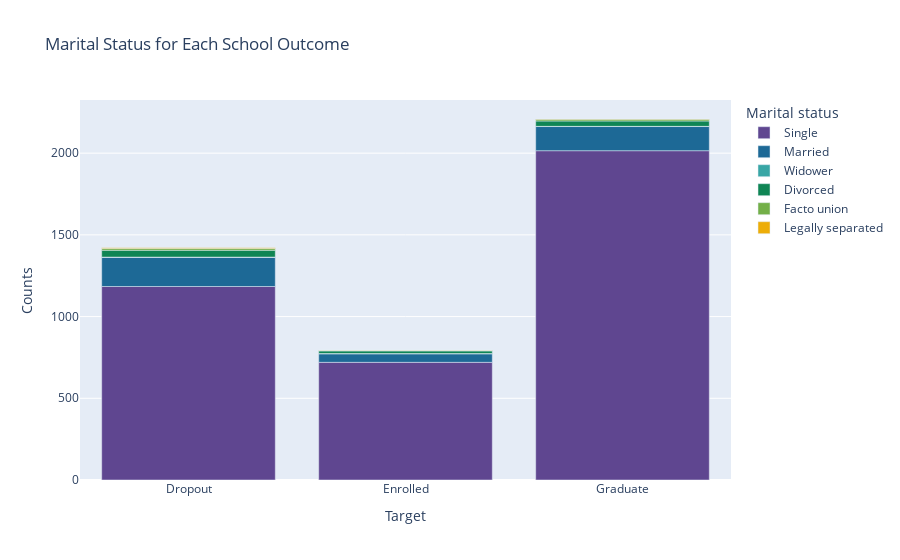

Notebook code cell kept with this figure:
### Code cell
#Marital Status for Each Outcome
#Chart 5
marital2 = px.bar(marital.T, labels={'x':"Target", 'value': 'Counts'}, title="Marital Status for Each School Outcome", color_discrete_sequence=px.colors.qualitative.Prism)
marital2.show()
plt.savefig('stackedbar60.png')

### Figure 1 — Plotly figure (JSON) as saved in the notebook; plotly's stock layout.template omitted (floating-point values rounded to 4 significant figures)
{"data": [{"alignmentgroup": "True", "hovertemplate": "Marital status=Single<br>Target=%{x}<br>Counts=%{y}<extra></extra>", "legendgroup": "Single", "marker": {"color": "rgb(95, 70, 144)", "pattern": {"shape": ""}}, "name": "Single", "offsetgroup": "Single", "orientation": "v", "showlegend": true, "textposition": "auto", "type": "bar", "x": ["Dropout", "Enrolled", "Graduate"], "xaxis": "x", "y": [1184, 720, 2015], "yaxis": "y"}, {"alignmentgroup": "True", "hovertemplate": "Marital status=Married<br>Target=%{x}<br>Counts=%{y}<extra></extra>", "legendgroup": "Married", "marker": {"color": "rgb(29, 105, 150)", "pattern": {"shape": ""}}, "name": "Married", "offsetgroup": "Married", "orientation": "v", "showlegend": true, "textposition": "auto", "type": "bar", "x": ["Dropout", "Enrolled", "Graduate"], "xaxis": "x", "y": [179, 52, 148], "yaxis": "y"}, {"alignmentgroup": "True", "hovertemplate": "Marital status=Widower<br>Target=%{x}<br>Counts=%{y}<extra></extra>", "legendgroup": "Widower", "marker": {"color": "rgb(56, 166, 165)", "pattern": {"shape": ""}}, "name": "Widower", "offsetgroup": "Widower", "orientation": "v", "showlegend": true, "textposition": "auto", "type": "bar", "x": ["Dropout", "Enrolled", "Graduate"], "xaxis": "x", "y": [1, 2, 1], "yaxis": "y"}, {"alignmentgroup": "True", "hovertemplate": "Marital status=Divorced<br>Target=%{x}<br>Counts=%{y}<extra></extra>", "legendgroup": "Divorced", "marker": {"color": "rgb(15, 133, 84)", "pattern": {"shape": ""}}, "name": "Divorced", "offsetgroup": "Divorced", "orientation": "v", "showlegend": true, "textposition": "auto", "type": "bar", "x": ["Dropout", "Enrolled", "Graduate"], "xaxis": "x", "y": [42, 16, 33], "yaxis": "y"}, {"alignmentgroup": "True", "hovertemplate": "Marital status=Facto union<br>Target=%{x}<br>Counts=%{y}<extra></extra>", "legendgroup": "Facto union", "marker": {"color": "rgb(115, 175, 72)", "pattern": {"shape": ""}}, "name": "Facto union", "offsetgroup": "Facto union", "orientation": "v", "showlegend": true, "textposition": "auto", "type": "bar", "x": ["Dropout", "Enrolled", "Graduate"], "xaxis": "x", "y": [11, 3, 11], "yaxis": "y"}, {"alignmentgroup": "True", "hovertemplate": "Marital status=Legally separated<br>Target=%{x}<br>Counts=%{y}<extra></extra>", "legendgroup": "Legally separated", "marker": {"color": "rgb(237, 173, 8)", "pattern": {"shape": ""}}, "name": "Legally separated", "offsetgroup": "Legally separated", "orientation": "v", "showlegend": true, "textposition": "auto", "type": "bar", "x": ["Dropout", "Enrolled", "Graduate"], "xaxis": "x", "y": [4, 1, 1], "yaxis": "y"}], "layout": {"barmode": "relative", "legend": {"title": {"text": "Marital status"}, "tracegroupgap": 0}, "title": {"text": "Marital Status for Each School Outcome"}, "xaxis": {"anchor": "y", "domain": [0, 1], "title": {"text": "Target"}}, "yaxis": {"anchor": "x", "domain": [0, 1], "title": {"text": "Counts"}}}}
